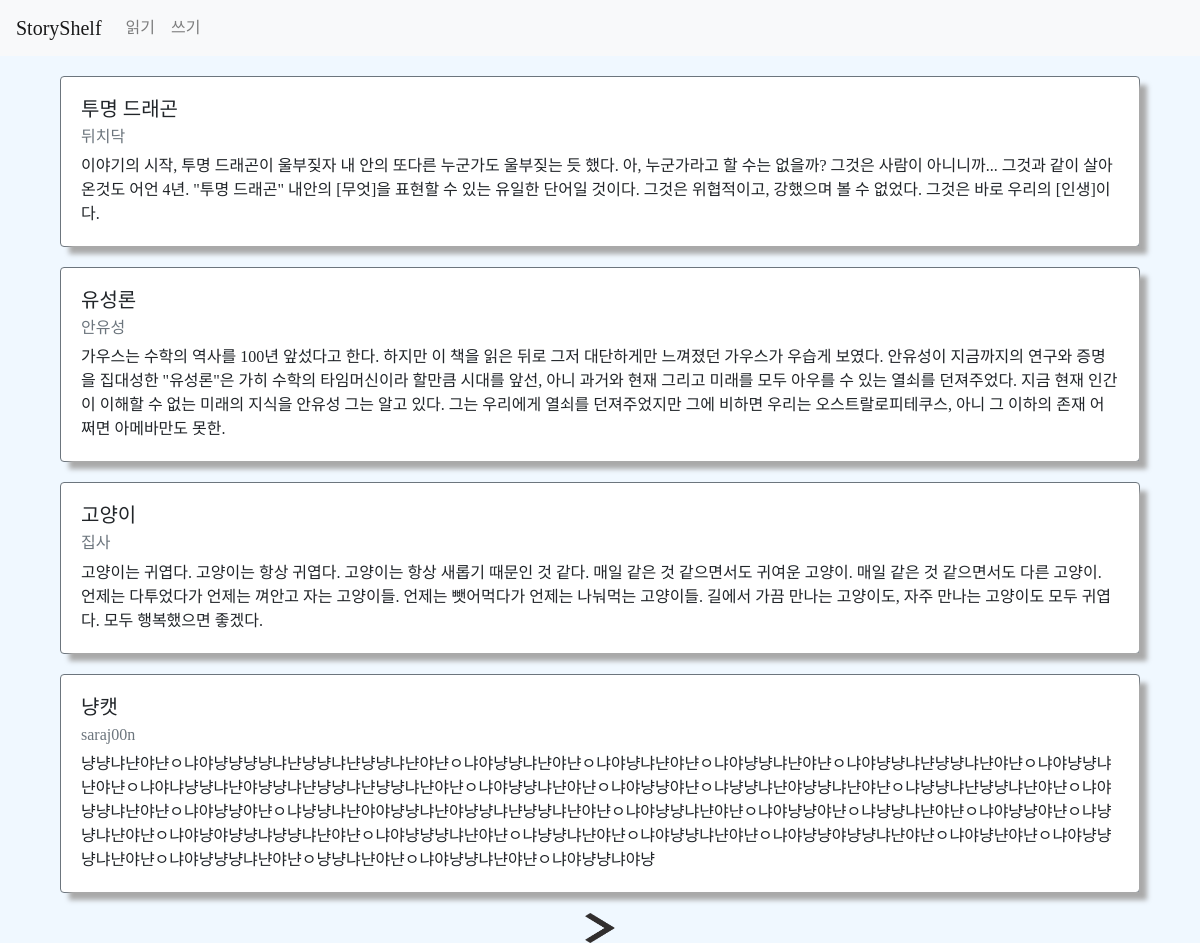
/app_storyshelf/read/, run on the app's committed database.
### app_storyshelf/models.py (models this page shows)
class Content(models.Model):
    book_name = models.CharField(max_length=50)
    author = models.CharField(max_length=30)
    content = models.TextField()
    created_at = models.DateTimeField(auto_now_add=True)

### app_storyshelf/views.py (the view)
# urls.py: path("read/", views.read, name="read"),
def read(request):
    Content.objects.order_by("-created_at")
    contents = Content.objects.all()
    paginator = Paginator(contents, 4)
    page = request.GET.get('page')
    items = paginator.get_page(page)
    context = {
        'contents': items
    }
    return render(request, "app_storyshelf/read.html", context)

### app_storyshelf/templates/app_storyshelf/read.html (shortened to what this page needs)
{% extends 'app_storyshelf/base.html' %}
{% load static %}
{% block content %}
<div class="container">
    {% for item in contents %}
    <div class="row" style="margin:20px auto;">
        <div class="col-sm-12">
            <div class="card border-secondary">
                <div class="card-body" style="box-shadow: 8px 8px 5px #a9a9a9">
                    <h5 class="card-title t-m">{{ item.book_name }}</h5>
                    <h6 class="card-subtitle mb-2 text-muted beamin">{{ item.author }}</h6>
                    <p class="card-text s-co-md">{{ item.content }}</p>
                </div>
            </div>
        </div>
    </div>
    {% endfor %}
    <div class="row">
        <div class="col-sm-12 text-center">
            <div class="pagination">
                <span class="step-links text-center" style="width:100%;">
                    {% if contents.has_next %}
                        <a href="?page={{ contents.next_page_number }}"><img class="btn_direct" src = "{% static "app_storyshelf/img/right.png" %}"/></a>
                    {% endif %}
                </span>
            </div>
        </div>
    </div>
</div>
{% endblock %}

### app_storyshelf/static/app_storyshelf/style.css (style rules this page uses)
body { margin: 0; }
* { box-sizing: border-box; }
.btn_direct { width: 30px; height: 30px; margin-left: 10px; margin-right: 10px; }
.beamin { font-family: 'BMDOHYEON' }
.s-co-md { font-family: 'S-CoreDream-5Medium'; }
.t-m { font-family: 'TmoneyRoundWindExtraBold' }

### data on the page
Content: book_name "투명 드래곤", author "뒤치닥", content "이야기의 시작, 투명 드래곤이 울부짖자 내 안의 또다른 누군가도 울부짖는 듯 했다. 아, 누군가라고 할 수는 없을까? 그것은 사람이 아니니까... 그것과 같이 살아온것도 어언 4년. \"투명 드래곤\" 내안의 [무엇]을 표현할 수 있는 유일한 단어일 것이다. 그것은 위협적이고, 강했으며 볼 수 없었다. 그것은 바로 우리의 [인생]이다."
Content: book_name "유성론", author "안유성", content "가우스는 수학의 역사를 100년 앞섰다고 한다. 하지만 이 책을 읽은 뒤로 그저 대단하게만 느껴졌던 가우스가 우습게 보였다. 안유성이 지금까지의 연구와 증명을 집대성한 \"유성론\"은 가히 수학의 타임머신이라 할만큼 시대를 앞선, 아니 과거와 현재 그리고 미래를 모두 아우를 수 있는 열쇠를 던져주었다. 지금 현재 인간이 이해할 수 없는 미래의 지식을 안유성 그는 알고 있다. 그는 우리에게 열쇠를 던져주었지만 그에 비하면 우리는 오스트랄로피테쿠스, 아니 그 이하의 존재 어쩌면 아메바만도 못한."
Content: book_name "고양이", author "집사", content "고양이는 귀엽다. 고양이는 항상 귀엽다. 고양이는 항상 새롭기 때문인 것 같다. 매일 같은 것 같으면서도 귀여운 고양이. 매일 같은 것 같으면서도 다른 고양이. 언제는 다투었다가 언제는 껴안고 자는 고양이들. 언제는 뺏어먹다가 언제는 나눠먹는 고양이들. 길에서 가끔 만나는 고양이도, 자주 만나는 고양이도 모두 귀엽다. 모두 행복했으면 좋겠다."
Content: book_name "냥캣", author "saraj00n", content "냥냥냐냔야냔ㅇ냐야냥냥냥냥냐냔냥냥냐냔냥냥냐냔야냔ㅇ냐야냥냥냐냔야냔ㅇ냐야냥냐냔야냔ㅇ냐야냥냥냐냔야냔ㅇ냐야냥냥냐냔냥냥냐냔야냔ㅇ냐야냥냥냐냔야냔ㅇ냐야냐냥냥냐냔야냥냥냐냔냥냥냐냔냥냥냐냔야냔ㅇ냐야냥냥냐냔야냔ㅇ냐야냥냥야냔ㅇ냐냥냥냐냔야냥냥냐냔야냔ㅇ냐냥냥냐냔냥냥냐냔야냔ㅇ냐야냥냥냐냔야냔ㅇ냐야냥냥야냔ㅇ냐냥냥냐냔야야냥냥냐냔야냥냥냐냔냥냥냐냔야냔ㅇ냐야냥냥냐냔야냔ㅇ냐야냥냥야냔ㅇ냐냥냥냐냔야냔ㅇ냐야냥냥야냔ㅇ냐냥냥냐냔야냔ㅇ냐야냥야냥냥냐냥냥냐냔야냔ㅇ냐야냥냥냥냐냔야냔ㅇ냐냥냥냐냔야냔ㅇ냐야냥냥냐냔야냔ㅇ냐야냥냥야냥냥냐냔야냔ㅇ냐야냥냔야냔ㅇ냐야냥냥냥냐냔야냔ㅇ냐야냥냥냥냐냔야냔ㅇ냥냥냐냔야냔ㅇ냐야냥냥냐냔야냔ㅇ냐야냥냥냐야냥"
